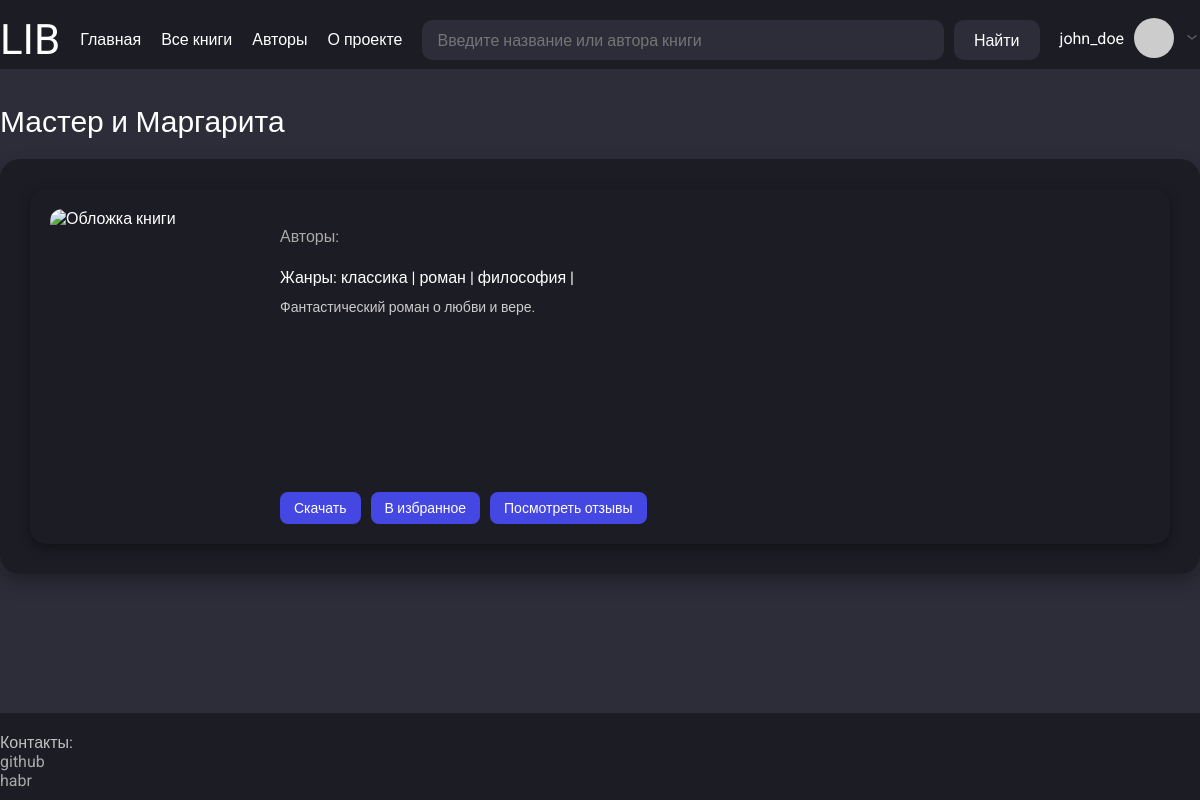
Screenshot of /books/3 (signed in) with the database file from the repository.
### app/models.py (models this page shows, shortened)
class User(UserMixin, db.Model):
    __tablename__ = "users"
    id = sa.Column(sa.Integer, primary_key=True, autoincrement=True)
    username = sa.Column(sa.String(50), index=True, unique=True, nullable=False)
    email = sa.Column(sa.String(120), index=True, unique=True, nullable=False)
    hashed_password = sa.Column(sa.String(256), nullable=True)
    status = sa.Column(sa.String(25), default="rejected", nullable=True)  # approved, pending
    role = sa.Column(sa.String(15), default="user", nullable=True)  # admin
    reviews = so.relationship("Review", back_populates="user", cascade="all, delete-orphan")
    books = so.relationship("Book", secondary=users_books, back_populates="users")
    def avatar(self, size):
        digest = md5(self.email.lower().encode('utf-8')).hexdigest()
        return f"https://www.gravatar.com/avatar/{digest}?s={size}&d=identicon"

class Book(db.Model):
    __tablename__ = "books"
    id = sa.Column(sa.Integer, primary_key=True, autoincrement=True)
    title = sa.Column(sa.String(100), nullable=False, index=True)
    description = sa.Column(sa.String, nullable=True)
    link_to_download = sa.Column(sa.String, nullable=True)
    bin_preview_photo = sa.Column(sa.LargeBinary, nullable=True)
    reviews = so.relationship("Review", back_populates="book", cascade="all, delete-orphan")
    tags = so.relationship("Tag", secondary=books_tags, back_populates="books")
    authors = so.relationship("Author", secondary=authors_books, back_populates="books")
    users = so.relationship("User", secondary=users_books, back_populates="books")
    def get_photo_base64(self):
        if self.bin_preview_photo:
            return base64.b64encode(self.bin_preview_photo).decode('utf-8')
        return None
    @classmethod
    def is_exists(cls, book_id):
        return db.session.query(cls).filter(cls.id == book_id).first()

class Tag(db.Model):
    __tablename__ = "tags"
    id = sa.Column(sa.Integer, primary_key=True, autoincrement=True)
    name = sa.Column(sa.String(30), nullable=False, index=True)
    books = so.relationship("Book", secondary=books_tags, back_populates="tags")

### app/routes.py (the view)
@app.route("/books/<int:book_id>")
def book_detail(book_id):
    params = {"local_css_file": "book.css"}
    book = Book.is_exists(book_id)
    if not book:
        return "Такой книги не сущесвутет", 404
    params["book"] = book
    params["title"] = book.title
    return render_template("book_detail.html", **params)

### app/models.py (called while the page is built)
@login.user_loader
def load_user(id):
    return db.session.get(User, int(id))

### app/templates/book_detail.html (shortened to what this page needs)
{% extends "base.html" %}
{% block content %}
<div class="book-detail-section">
    <div class="book-card full">
        <img alt="Обложка книги" class="book-card-image">
        <div class="book-card-info">
            <p class="book-card-author">Авторы: {% for author in book.authors %} {{ author.name }} {{ author.surname}} {{ author.patronymic }} |{% endfor %}</p>
            <p class="book-detail-meta">Жанры: {% for tag in book.tags %} {{ tag.name }} | {% endfor %}</p>
            <p class="book-card-description">
                {{ book.description }}
            </p>
            <div class="book-card-buttons">
                <a href="#" class="book-card-button">Скачать</a>
                <a href="#" class="book-card-button">В избранное</a>
                <a href="{{ url_for('book_reviews_list', book_id=book.id) }}" class="book-card-button">Посмотреть отзывы</a>
            </div>
        </div>
    </div>
</div>
{% endblock %}

### app/templates/base.html (shortened to what this page needs)
<!DOCTYPE html>
<html lang="ru">
<head>
    <link href="{{ url_for('static', filename='/css/style.css') }}" rel="stylesheet">
    {% if local_css_file %}
        <link href="{{ url_for('static', filename='/css/' ~ local_css_file) }}" rel="stylesheet">
    {% endif %}
</head>
<body>
    <div class="wrapper">
        <header class="header">
            <div class="container header-container">
                <div class="header-logo-container">
                    <p class="header-logo"><a href="{{ url_for('index') }}" class="header-logo-link">LIB</a></p>
                </div>
                <ul class="header-menu">
                    <li><a href="{{ url_for('index') }}" class="header-logo-link">Главная</a></li>
                    <li><a href="{{ url_for('books_list') }}" class="header-logo-link">Все книги</a></li>
                    <li><a href="{{ url_for('authors_list') }}" class="header-logo-link">Авторы</a></li>
                    <li><a href="{{ url_for('about_project') }}" class="header-logo-link">О проекте</a></li>
                </ul>
                <div class="header-search-container">
                        <input type="search" class="header-search" placeholder="Введите название или автора книги" id="ajax-search" name="search" autocomplete="off">
                        <button class="search-button-submit" id="search-button">Найти</button>
                </div>
                <div class="header-user-container">
                    {% if current_user.is_authenticated %}
                        <p class="header-user-nickname">
                            <a href="{{ url_for('user_account', username=current_user.username) }}" class="user-nickname-link">{{ current_user.username }}</a>
                        </p>
                        <img class="header-user-img" src="{{ current_user.avatar(60) }}" alt="Аватар">
                        <button class="arrow-userinfo-button">
                            <img class="header-arrow-down" src="{{ url_for('static', filename='images/arrow-ios-down.svg') }}" alt="Стрелка вниз">
                        </button>
                    {% else %}
                        <p class="header-user-nickname">
                            <a href="{{ url_for('register') }}" class="user-nickname-link">Зарегистрироваться</a>
                            <a href="{{ url_for('login') }}" class="user-nickname-link">Войти</a>
                        </p>
                    {% endif %}
                </div>
            </div>
        </header>
        <main class="main">
            <div class="container">
                <div class="main-container">
                    <h1 class="main-title">{{ title }}</h1>
                    {% block content %}{% endblock %}
                </div>
            </div>
        </main>
        <footer class="footer">
            <div class="container">
                <div class="footer-container">
                    <div class="footer-contact-container">
                        <p class="contact-title">Контакты:</p>
                        <ul class="contact-list">
                            <li><a href="https://github.com/taishakutenn" class="footer-contact-link">github</a></li>
                            <li><a href="https://habr.com/ru/users/taishakuten" class="footer-contact-link">habr</a></li>
                        </ul>
                    </div>
                </div>
            </div>
        </footer>
    </div>
</body>
</html>

### app/static/css/style.css (style rules this page uses)
html, body { margin: 0; padding: 0; height: 100%; font-family: 'Roboto', sans-serif; background-color: #2D2D3A; color: #FFFFFF; }
.wrapper { min-height: 100%; display: flex; flex-direction: column; }
.container { max-width: 1220px; width: 100%; margin: 0 auto; padding-top: 15px; padding-bottom: 5px; }
.header { background-color: #1C1C24; width: 100%; }
.header-container { display: flex; justify-content: space-between; align-items: flex-start; gap: 20px; flex-wrap: wrap; }
.header-logo { font-size: 42px; margin: 0; }
.header-logo-link { text-decoration: none; color: inherit; }
.header-menu { display: flex; gap: 20px; list-style: none; padding: 0; margin-top: 15px; }
.header-search-container { display: flex; gap: 10px; flex-grow: 1; margin-top: 5px; position: relative; }
.header-search { background-color: #2D2D3A; border: none; border-radius: 10px; padding: 10px 15px; color: white; flex-grow: 1; height: 40px; box-sizing: border-box; }
.search-button-submit { background-color: #2D2D3A; border: none; border-radius: 10px; color: white; padding: 0 20px; height: 40px; cursor: pointer; box-sizing: border-box; }
.header-user-container { position: relative; display: flex; align-items: center; gap: 10px; margin-top: 3px; }
.header-user-nickname { margin: 0; }
.user-nickname-link { text-decoration: none; color: inherit; }
.header-user-img { width: 40px; height: 40px; border-radius: 50%; }
.arrow-userinfo-button { background: none; border: none; cursor: pointer; }
.header-arrow-down { width: 16px; height: 16px; }
.main { flex-grow: 1; padding: 20px 0; }
.main-container { display: flex; flex-direction: column; }
.main-title { font-size: 30px; }
.footer { background-color: #1C1C24; width: 100%; padding: 5px 0; }
.footer-container { display: flex; justify-content: space-between; }
.footer-contact-container { display: flex; flex-direction: column; }
.contact-title { color: #C0C0C0; }
.contact-list { margin-top: a; }
.footer-contact-link { color: #A9A9A9; text-decoration: none; }

### app/static/css/book.css (style rules this page uses)
.book-card { flex: 1 1 calc(33.333% - 17px); box-sizing: border-box; max-width: calc(33.333% - 17px); background-color: #1C1C24; border-radius: 16px; padding: 20px; display: flex; flex-direction: column; box-shadow: 0 4px 12px rgba(0, 0, 0, 0.4); transition: transform 0.2s; }
.book-card-image { width: 100%; height: 260px; object-fit: cover; border-radius: 12px; margin-bottom: 15px; }
.book-card-author { font-size: 16px; color: #AAAAAA; margin: 0 0 12px; }
.book-card-description { font-size: 14px; color: #CCCCCC; line-height: 1.5; flex-grow: 1; margin-bottom: 15px; overflow: hidden; text-overflow: ellipsis; max-height: 4.5em; }
.book-card-buttons { display: flex; gap: 10px; flex-wrap: wrap; }
.book-card-button { background-color: #4447E2; color: white; padding: 8px 14px; border-radius: 8px; text-decoration: none; font-size: 14px; transition: background-color 0.2s; }
.book-detail-section { margin-top: 20px; background-color: #1C1C24; border-radius: 20px; padding: 30px; display: flex; flex-direction: column; gap: 20px; box-shadow: 0 8px 20px rgba(0, 0, 0, 0.3); }
.book-card.full { max-width: 100%; flex-direction: row; gap: 30px; }
.book-card.full .book-card-image { width: 200px; height: 300px; flex-shrink: 0; }
.book-card.full .book-card-info { display: flex; flex-direction: column; flex-grow: 1; gap: 10px; }
.book-card.full .book-card-description { max-height: none; overflow: visible; }

### rows the page displays
User: username "john_doe"
Book: title "Мастер и Маргарита", description "Фантастический роман о любви и вере."
Tag: name "классика"
Tag: name "роман"
Tag: name "философия"
